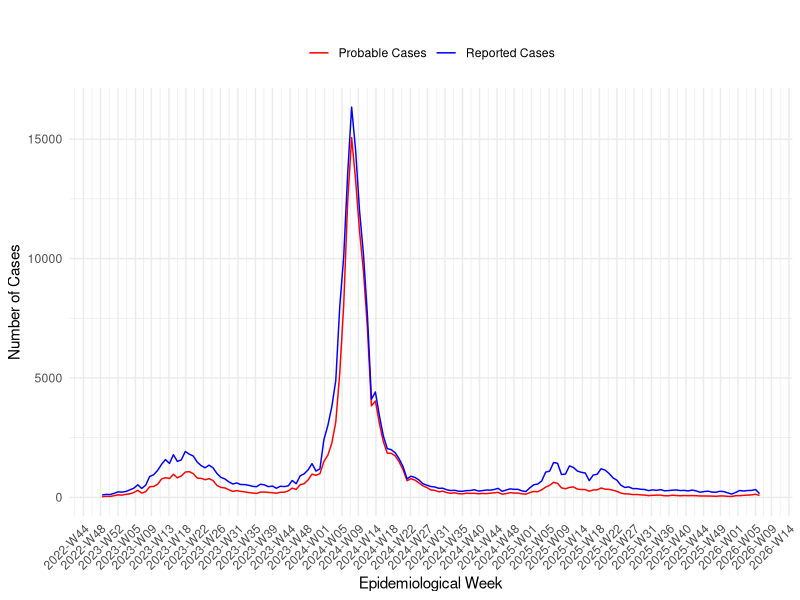
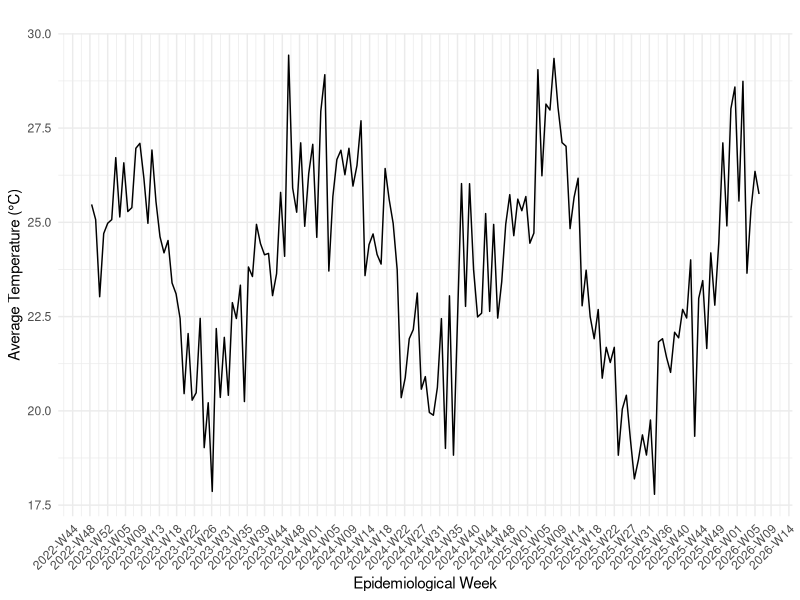
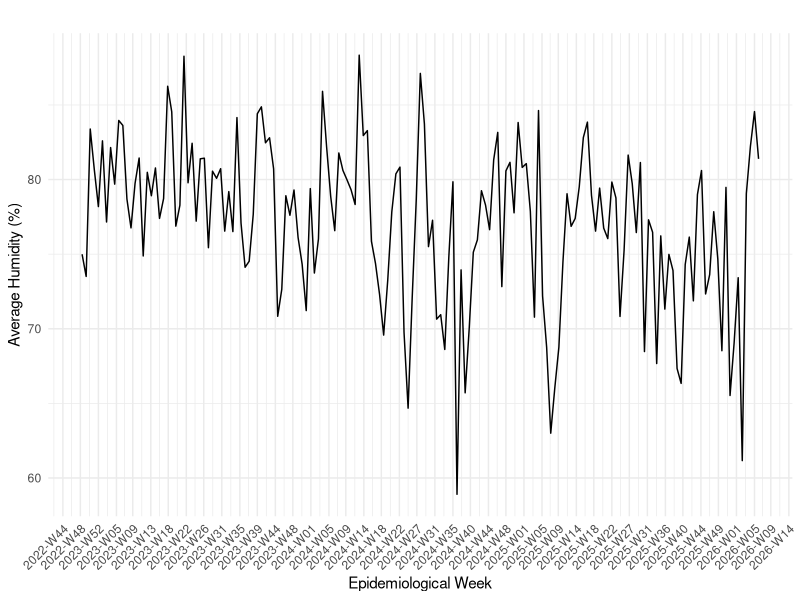
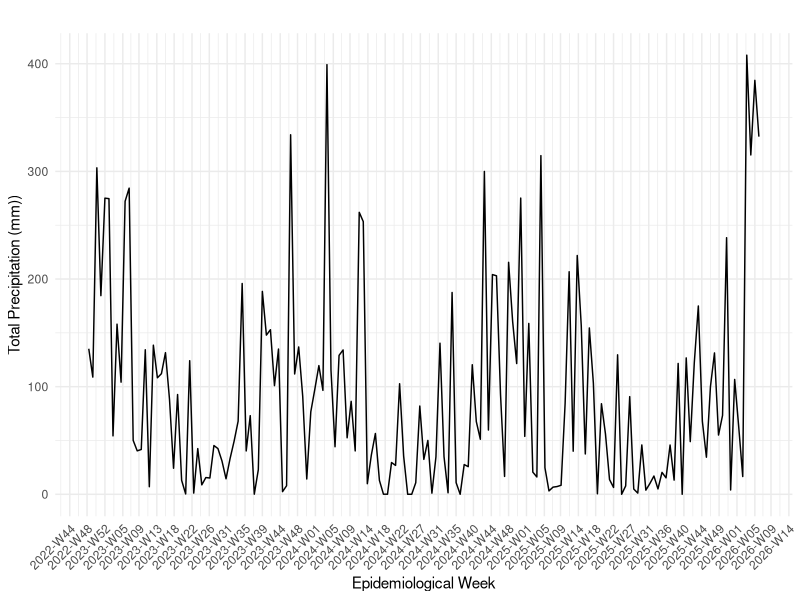
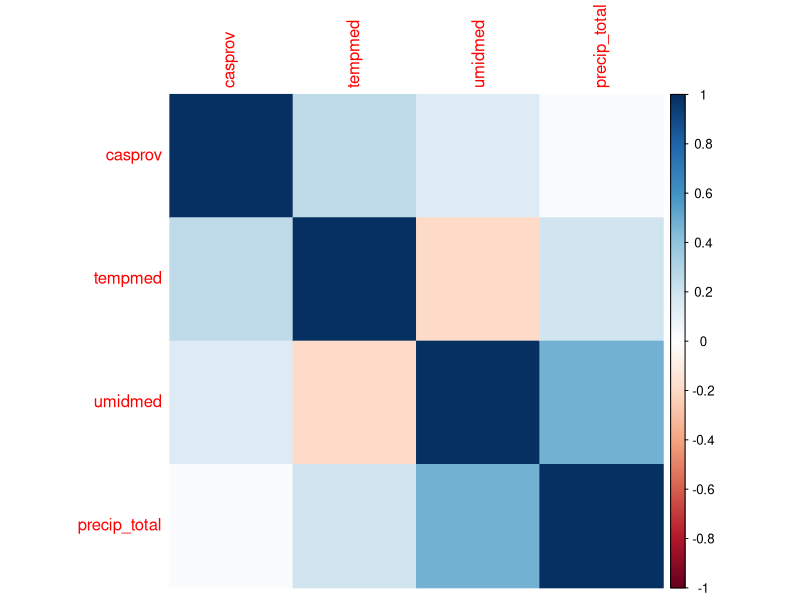
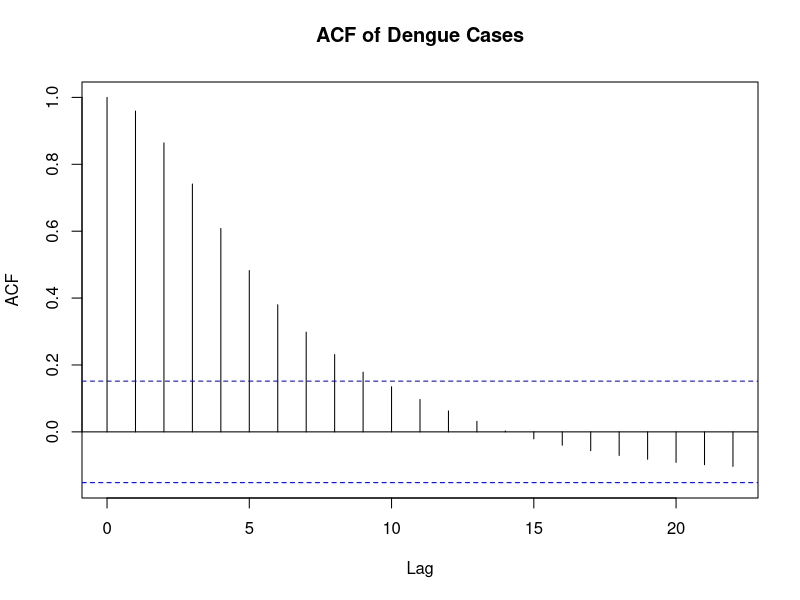
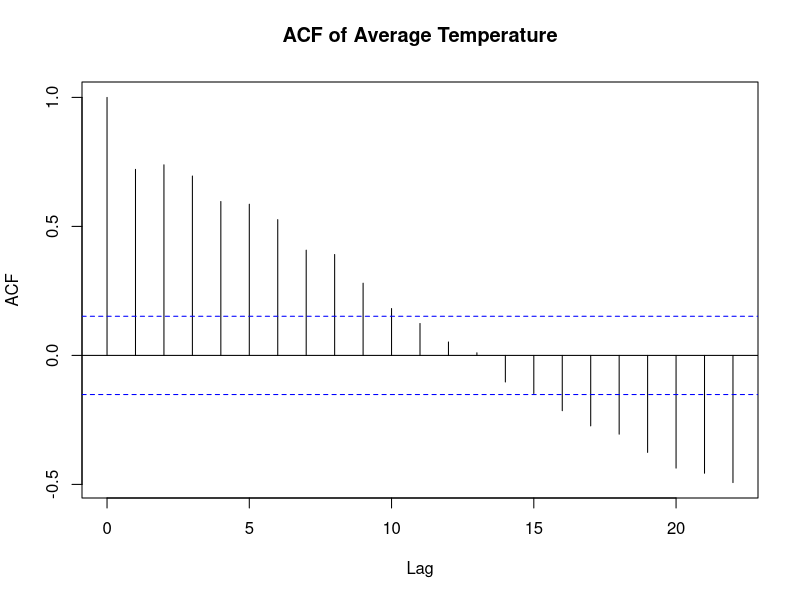
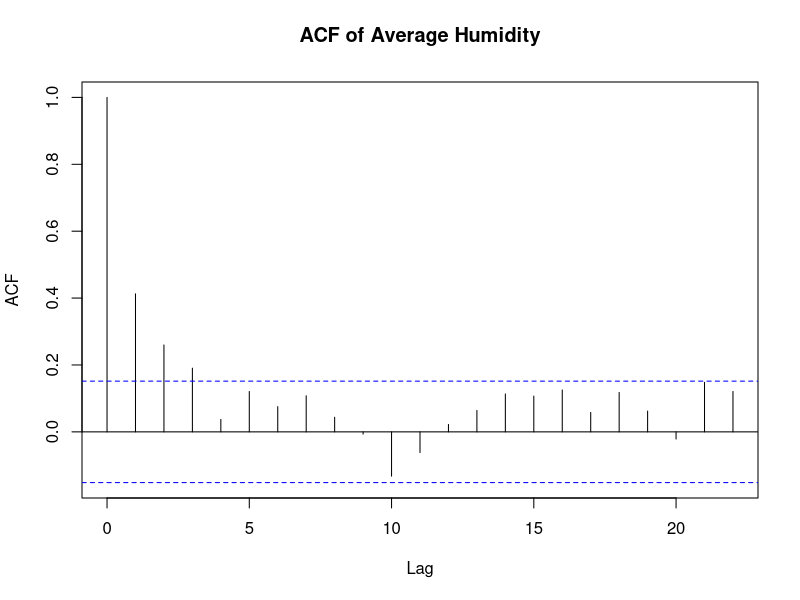

Generate these figures, in order, with R:
## ---- chunk 1
library(tidyverse)
library(ggplot2)
library(corrplot)
knitr::opts_chunk$set(
  collapse = TRUE
)
dengue_climate_rj <- read_csv("../data/dengue_climate_rj.csv")
## ---- chunk 2
ggplot() +
  geom_line(data = dengue_climate_rj, 
            aes(x = data_iniSE, y = casprov, color = "Probable Cases")) +
  geom_line(data = dengue_climate_rj, 
            aes(x = data_iniSE, y = casos, color = "Reported Cases")) +
  labs(title = "", x = "Epidemiological Week", y = "Number of Cases") + 
  scale_x_date(date_labels = "%Y-W%V", date_breaks = "1 month") +
  scale_color_manual(values = c("Reported Cases" = "blue",
                                "Probable Cases" = "red")) +
  theme_minimal() +
  theme(axis.text.x = element_text(angle = 45, hjust = 1),
        legend.title = element_blank(),
        legend.position = "top")
## ---- chunk 3
ggplot(dengue_climate_rj, aes(x = data_iniSE)) +
  geom_line(aes(y = tempmed)) +
  labs(title = "", x = "Epidemiological Week", y = "Average Temperature (°C)") +
  scale_x_date(date_labels = "%Y-W%V", date_breaks = "1 month") +
  theme_minimal() +
  theme(axis.text.x = element_text(angle = 45, hjust = 1),
        legend.title = element_blank(),
        )
## ---- chunk 4
ggplot(dengue_climate_rj, aes(x = data_iniSE)) +
  geom_line(aes(y = umidmed)) +
  labs(title = "", x = "Epidemiological Week", y = "Average Humidity (%)") +
  scale_x_date(date_labels = "%Y-W%V", date_breaks = "1 month") +
  theme_minimal() +
  theme(axis.text.x = element_text(angle = 45, hjust = 1),
        legend.title = element_blank(),
        )
## ---- chunk 5
ggplot(dengue_climate_rj, aes(x = data_iniSE)) +
  geom_line(aes(y = precip_total)) +
  labs(title = "", x = "Epidemiological Week", y = "Total Precipitation (mm))") +
  scale_x_date(date_labels = "%Y-W%V", date_breaks = "1 month") +
  theme_minimal() +
  theme(axis.text.x = element_text(angle = 45, hjust = 1),
        legend.title = element_blank(),
        )
## ---- chunk 6
cor_data <- dengue_climate_rj %>%
  select(casprov, tempmed, umidmed, precip_total) %>%
  drop_na()
cor_matrix <- cor(cor_data)
corrplot::corrplot(cor_matrix, method = "color")
## ---- chunk 7
acf(dengue_climate_rj$casprov, main = "ACF of Dengue Cases")
acf(dengue_climate_rj$tempmed, main = "ACF of Average Temperature")
acf(dengue_climate_rj$umidmed, main = "ACF of Average Humidity")
acf(diff(dengue_climate_rj$casprov), main = "ACF of Differenced Dengue Cases")
acf(diff(dengue_climate_rj$tempmed), main = "ACF of Differenced Average Temperature")
## ---- chunk 8
ccf_temp <- ccf(diff(dengue_climate_rj$casprov), diff(dengue_climate_rj$tempmed), lag.max = 12)
ccf_umid <- ccf(diff(dengue_climate_rj$casprov), dengue_climate_rj$umidmed, lag.max = 12)
ccf_precip <- ccf(diff(dengue_climate_rj$casprov), diff(dengue_climate_rj$precip_total), lag.max = 12)
